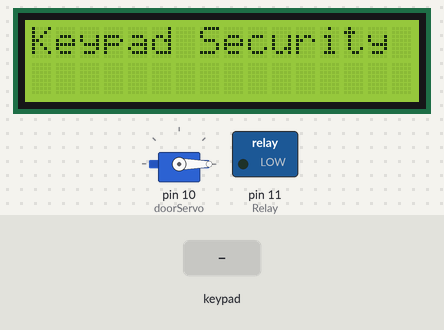
Bench run of a sketch on a simulated Arduino Uno, built with avr-gcc and run on an emulated ATmega328P. Shown: servo, 16×2 character LCD, switched loads named in the sketch (green lamp = pin HIGH). Inputs (shaded band) come from the test bench. What the sketch prints to the serial monitor is not drawn.

Above: at 0.1 s.
4.3 s: key '#' pressed
At 5.1 s:
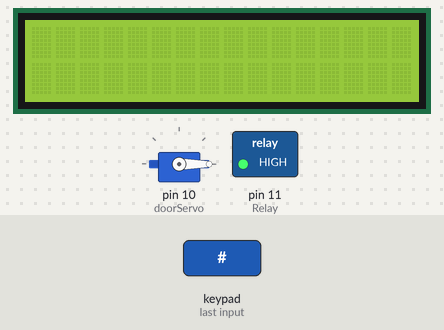
5.8 s: keypad keys 1 2 3 4 # pressed 0.4 s apart
At 8.5 s:
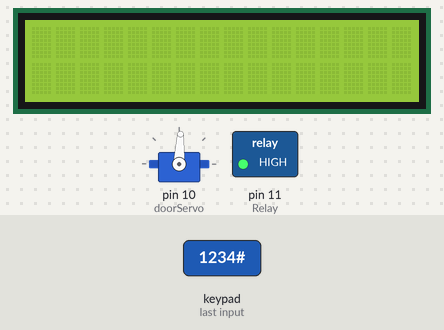
Timing chart, 0 to 13.9 s (numbered marks = the images above; inputs shaded):
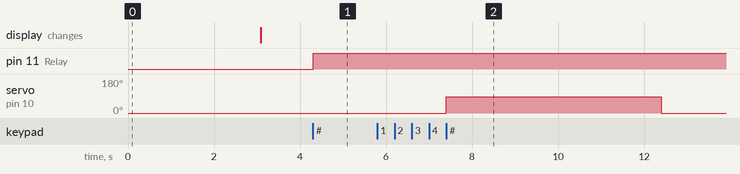

Measured:
- after the input at 4.3 s, pin 11 (Relay): LOW → HIGH at once
- after the input at 5.8 s, servo on pin 10 (doorServo): 0° → 87° after 1.6 s, → 0° 5.0 s later

The sketch:

KEYPAD_SERVO_.ino
```cpp
#include <Keypad.h>          // Library to manage the 4x4 keypad matrix
#include <Servo.h>           // Library to control the servo motor movement
#include<LiquidCrystal_I2C.h>
#include<Wire.h>
// --- KEYPAD SETUP ---
const byte ROWS = 4;         // Four horizontal rows on the keypad
const byte COLS = 4;         // Four vertical columns on the keypad
const int Relay=11;
char keys[ROWS][COLS] = {    // Map the physical buttons to characters
  {'1','2','3','A'},
  {'4','5','6','B'},
  {'7','8','9','C'},
  {'*','0','#','D'}
};

byte rowPins[ROWS] = {9, 8, 7, 6}; // Connect keypad Row pins 1-4 to Arduino D9-D6
byte colPins[COLS] = {5, 4, 3, 2}; // Connect keypad Col pins 5-8 to Arduino D5-D2

// Create the keypad object using the settings above
Keypad customKeypad = Keypad(makeKeymap(keys), rowPins, colPins, ROWS, COLS);
LiquidCrystal_I2C lcd(0x20,16,2);
// --- SERVO & VARIABLES ---
Servo doorServo;                   // Create a name for our servo motor
String masterPassword = "1234";    // The secret code to open the door
String userAttempt = "";           // String to hold the numbers being typed

void setup() {
  Serial.begin(9600);              // Start communication with the computer screen
  doorServo.attach(10);            // Connect the Servo signal wire to Pin 10
  doorServo.write(0);              // Set door to 0 degrees (Closed position)
  pinMode(Relay,OUTPUT);
  Serial.println("--- DOOR SECURITY SYSTEM ---"); // Header message
  Serial.println("Please Enter Password to Open:"); // Instruction for the user

  lcd.init();
  lcd.backlight();
  lcd.setCursor(0,0);
  lcd.print("Keypad Security");
  delay(3000);
  lcd.clear();
}

void loop() {
  char pressedKey = customKeypad.getKey(); // Check if any button was pressed

  if (pressedKey) {                // If a button was actually touched...

    if (pressedKey == '#') {       // If the '#' key (Enter) is pressed
      checkPassword();             // Jump to the function that checks the code
    }
    else if (pressedKey == '*') {  // If the '*' key (Cancel) is pressed
      userAttempt = "";            // Wipe the current typing memory
      Serial.println("\nCleared. Try again:"); // Tell user it was reset
    }
    else {                         // If any number (0-9) or letter was pressed
      userAttempt += pressedKey;   // Add that character to our attempt string
      Serial.print("*");           // Show a star instead of the number for privacy
    }
  }
}

void checkPassword() {             // This function runs when '#' is pressed
  if (userAttempt == masterPassword) { // Compare what was typed to the secret code
    Serial.println("\n[ACCESS GRANTED]"); // Print success message
    Serial.println("Opening Door...");    // Tell user the door is moving
    digitalWrite(Relay,1);
    doorServo.write(87);           // Move servo to 87 degrees (Open)
    delay(5000);                   // Keep door open for 5 seconds

    doorServo.write(0);            // Move servo back to 0 degrees (Close)
    Serial.println("Door Locked."); // Tell user it is secure again
    Serial.println("\nEnter Password for next user:"); // Reset for next person
  }
  else {                           // If the typed code does NOT match
    Serial.println("\n[ACCESS DENIED]");   // Print error message
    Serial.println("Wrong code. Try again:"); // Ask to try again
     digitalWrite(Relay,1);
  }

  userAttempt = "";                // Clear the memory for the next attempt
}
```
